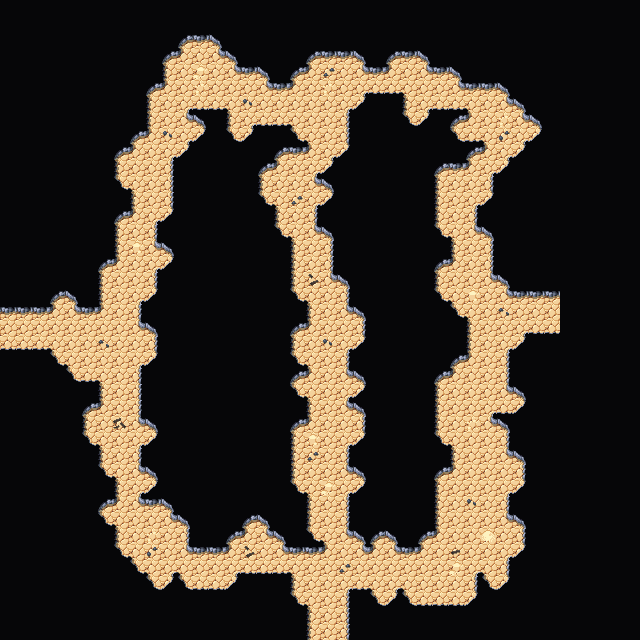

The image is a tile-based game level rendered from a .tmx file. Its description and source (layers, tilesets, objects; grid data summarised) follow:
An orthogonal 40x40 tile map with 16x16 px tiles, 4 tile layers (Collision, Background, Walls, Clutter), 2 tilesets and 3 objects.

<map version="1.5" tiledversion="1.7.2" orientation="orthogonal" renderorder="right-down" width="40" height="40" tilewidth="16" tileheight="16" infinite="0" nextlayerid="7" nextobjectid="64">
 <editorsettings>
  <export target="wastetown..tmx" format="tmx" />
 </editorsettings>
 <tileset firstgid="1" source="../../../tileset/main.tsx" />
 <tileset firstgid="3477" source="../../../tileset/buildings.tsx" />
 <layer id="6" name="Collision" width="40" height="40">
  <data>[1600 cells, 0 non-empty, 0 distinct tile ids]</data>
 </layer>
 <layer id="1" name="Background" width="40" height="40">
  <data>[1600 cells, 1600 non-empty, 1 distinct tile ids]</data>
 </layer>
 <layer id="2" name="Walls" width="40" height="40">
  <data>[1600 cells, 1423 non-empty, 19 distinct tile ids]</data>
 </layer>
 <layer id="3" name="Clutter" width="40" height="40">
  <properties>
   <property name="spriteLayer" type="bool" value="true" />
  </properties>
  <data>[1600 cells, 26 non-empty, 11 distinct tile ids]</data>
 </layer>
 <objectgroup id="4" name="Objects">
  <object id="59" template="../../../obj/door_right.tx" x="-0.33333" y="336.333">
   <properties>
    <property name="teleport" value="../common/maps/map/cave/cave_multilevel_4/cave_23G7.tmx" />
    <property name="teleportObjectId" value="60" />
   </properties>
  </object>
  <object id="62" template="../../../obj/door_up.tx" x="322.639" y="639.376">
   <properties>
    <property name="teleport" value="../common/maps/map/cave/cave_multilevel_4/cave_23H8.tmx" />
    <property name="teleportObjectId" value="61" />
   </properties>
  </object>
  <object id="63" template="../../../obj/door_left.tx" x="542.978" y="322.639">
   <properties>
    <property name="teleport" value="../common/maps/map/cave/cave_multilevel_4/cave_23G9.tmx" />
    <property name="teleportObjectId" value="59" />
   </properties>
  </object>
 </objectgroup>
</map>
